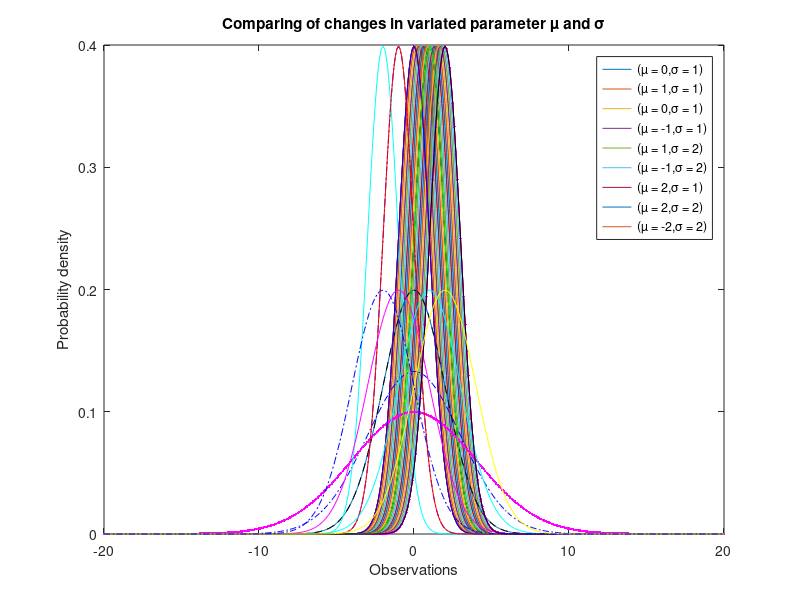

MATLAB code for this plot:
%*(0,1)
x = [-10:.1:10];
y = normpdf(x,0,1);%(x,mu,sigma)
plot(x,y)
title('Normal distribution(µ = 0,σ =1)')
xlabel('Observations')
ylabel('Probability density')

%mu0-2 with function
x = -5:0.1:5;
for mu = 0:0.1:2
    y = 0;
  
    y = 1/sqrt(2*pi).*exp((-(x-mu).^2)./2);
    plot(x,y)
    title('Normal distribution with various µ when σ = 1')
    xlabel('Observations')
    ylabel('Probability density')
    hold on
    pause(0.5)
end

%mu =0-2 with syntax
x = [-5:.1:5];
for mu = 0:0.1:2
    s = 1;
    y = normpdf(x,mu,s);%(x,mu,sigma)
    plot(x,y)
    hold on
    pause(0.5)
end

%*(0,2)
x = [-10:.1:10];
y = normpdf(x,0,2);%(x,mu,sigma)
plot(x,y)
title('Normal distribution(µ = 0,σ =2)')
xlabel('Observations')
ylabel('Probability density')

%compare s
x = [-20:0.1:20];
y0 = normpdf(x,0,1);
y1 = normpdf(x,0,2);
y2 = normpdf(x,0,3);
y3 = normpdf(x,0,4);
plot(x,y0,'-r',x,y1,'--k',x,y2,'-.b',x,y3,'.-m')
legend('σ = 1','σ = 2','σ = 3','σ = 4')
title('Comparing of changes when σ is different (cannot be negative)')
xlabel('Observations')
ylabel('Probability density')

%comparing mu
x = [-20:0.1:20];
y0 = normpdf(x,0,1);
y1 = normpdf(x,1,1);
y2 = normpdf(x,-1,1);
y3 = normpdf(x,2,1);
y4 = normpdf(x,-2,1);
plot(x,y0,'-r',x,y1,'--k',x,y2,'-.b',x,y3,'.-m',x,y4,'-c')
legend('µ = 0','µ = 1','µ = -1','µ = 2','µ = -2')
title('Comparing of changes when µ is different (σ = 1)')
xlabel('Observations')
ylabel('Probability density')

%comparing with variated parameters
x = [-20:0.1:20];
y0 = normpdf(x,0,1);
y1 = normpdf(x,1,1);
y2 = normpdf(x,-1,1);
y3 = normpdf(x,1,2);
y4 = normpdf(x,-1,2);
y5 = normpdf(x,2,1);
y6 = normpdf(x,2,2);
y7 = normpdf(x,-2,2);
plot(x,y0,'b',x,y1','g',x,y2,'r',x,y3,'c',x,y4,'m',x,y5,'k',x,y6,'y',x,y7,'-.b')
legend('(µ = 0,σ = 1)','(µ = 1,σ = 1)','(µ = 0,σ = 1)','(µ = -1,σ = 1)',...
'(µ = 1,σ = 2)','(µ = -1,σ = 2)','(µ = 2,σ = 1)','(µ = 2,σ = 2)',...
'(µ = -2,σ = 2)')
title('Comparing of changes in variated parameter µ and σ')
xlabel('Observations')
ylabel('Probability density')




